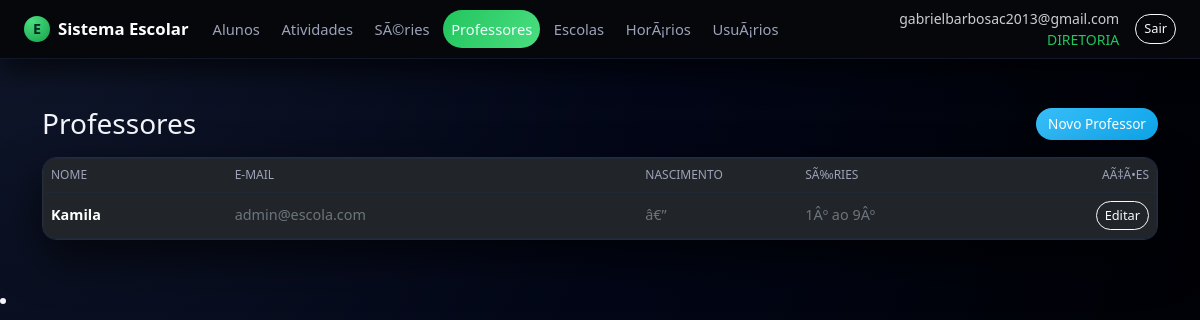
Page /professores/ (signed in) on the committed database.
### app.py (models this page shows, shortened)
class Usuario(db.Model, UserMixin):
    __tablename__ = "usuario"
    id = db.Column(db.Integer, primary_key=True)
    email = db.Column(db.String(120), unique=True, nullable=False)
    senha_hash = db.Column(db.String(255), nullable=False)
    papel = db.Column(db.String(30), nullable=False, default="ALUNO")
    ativo = db.Column(db.Boolean, nullable=False, default=True)
    created_at = db.Column(db.DateTime, nullable=False, default=datetime.utcnow)
    aluno_id = db.Column(db.Integer, db.ForeignKey("aluno.id"), nullable=True)
    aluno = db.relationship("Aluno", lazy="joined")
    recovery_code1 = db.Column(db.String(255), nullable=True)
    recovery_code2 = db.Column(db.String(255), nullable=True)
    recovery_code3 = db.Column(db.String(255), nullable=True)
    recovery_codes_shown = db.Column(db.Boolean, nullable=False, default=False)
    def papel_upper(self):
        return (self.papel or "").upper()
    def is_diretoria(self):
        return self.papel_upper() == "DIRETORIA"

class Professor(db.Model):
    __tablename__ = "professor"
    id = db.Column(db.Integer, primary_key=True)
    usuario_id = db.Column(db.Integer, db.ForeignKey("usuario.id"), nullable=False, unique=True)
    usuario = db.relationship("Usuario", lazy="joined")
    nome = db.Column(db.String(120), nullable=False)
    data_nascimento = db.Column(db.Date, nullable=True)
    series = db.relationship("Serie", secondary=professor_serie, lazy="subquery")

### app.py (the view)
@app.route("/professores/")
@login_required
def professores_listar():
    if not current_user.is_diretoria():
        flash("Você não tem permissão para acessar Professores.", "warning")
        return redirect(url_for("index"))
    itens = Professor.query.order_by(Professor.nome.asc()).all()
    return render_template("professores/listar.html", itens=itens)

### app.py (called while the page is built)
@login_manager.user_loader
def load_user(uid):
    return db.session.get(Usuario, int(uid))

@app.context_processor
def inject_can():
    return dict(can=can)

### templates/professores/listar.html (shortened to what this page needs)
{% extends "base.html" %}
{% block content %}
<div class="container py-4">
  <div class="d-flex justify-content-between align-items-center mb-3">
    <h3 class="mb-0">Professores</h3>
    <a href="{{ url_for('professores_novo') }}" class="btn btn-primary">
      Novo Professor
    </a>
  </div>
  <div class="card">
    <div class="card-body p-0">
      <div class="table-responsive">
        <table class="table table-dark align-middle mb-0">
          <thead>
            <tr>
              <th>NOME</th>
              <th>E-MAIL</th>
              <th style="width:160px">NASCIMENTO</th>
              <th>SÃ‰RIES</th>
              <th class="text-end" style="width:120px">AÃ‡Ã•ES</th>
            </tr>
          </thead>
          <tbody>
            {% for p in itens %}
              <tr>
                <td class="fw-semibold">{{ p.nome }}</td>
                <td class="text-secondary">
                  {{ p.usuario.email if p.usuario else 'â€”' }}
                </td>
                <td class="text-secondary">
                  {{ p.data_nascimento.strftime('%d/%m/%Y') if p.data_nascimento else 'â€”' }}
                </td>
                <td class="text-secondary">
                  {% set nomes = (p.series | map(attribute='nome') | list) if p.series else [] %}
                  {% set ns = namespace(nums=[], ok=true) %}
                  {% for n in nomes %}
                    {% set t = (n|string)|trim %}
                    {% if t and (t[0].isdigit()) %}
                      {% if t|length >= 2 and t[0].isdigit() and t[1].isdigit() %}
                        {% set num = (t[0:2])|int %}
                      {% else %}
                        {% set num = (t[0:1])|int %}
                      {% endif %}
                      {% set ns.nums = ns.nums + [num] %}
                    {% else %}
                      {% set ns.ok = false %}
                    {% endif %}
                  {% endfor %}
                  {% if ns.nums and ns.ok %}
                    {% set mn = ns.nums|min %}
                    {% set mx = ns.nums|max %}
                    {{ mn }}Âº{% if mx != mn %} ao {{ mx }}Âº{% endif %}
                  {% else %}
                    {{ p.series_str() or 'â€”' }}
                  {% endif %}
                </td>
                <td class="text-end">
                  <a class="btn btn-outline-light btn-sm" href="{{ url_for('professores_editar', id=p.id) }}">
                    Editar
                  </a>
                </td>
              </tr>
            {% else %}
              <tr>
                <td colspan="5" class="text-center text-secondary py-4">
                  Nenhum professor cadastrado.
                </td>
              </tr>
            {% endfor %}
          </tbody>
        </table>
      </div>
    </div>
  </div>
</div>
{% endblock %}

### templates/base.html (shortened to what this page needs)
<!doctype html>
<html lang="pt-BR">
<head>
  <link
    href="https://cdn.jsdelivr.net/npm/bootstrap@5.3.3/dist/css/bootstrap.min.css"
    rel="stylesheet"
  >
  <link rel="stylesheet" href="{{ url_for('static', filename='css/style.css') }}">
</head>
<body class="app-body">
  <header class="app-navbar navbar navbar-expand-lg navbar-dark">
    <div class="container-fluid px-3 px-lg-4">
      <a class="navbar-brand d-flex align-items-center gap-2" href="{{ url_for('index') }}">
        <span class="brand-icon">E</span>
        <span class="fw-semibold">Sistema Escolar</span>
      </a>
      {% if current_user.is_authenticated %}
        {% set papel = current_user.papel_upper() %}
        <div class="collapse navbar-collapse" id="mainNav">
          <ul class="navbar-nav me-auto mb-2 mb-lg-0 app-menu">
            <li class="nav-item">
              <a class="nav-link {% if request.endpoint and 'alunos' in request.endpoint %}active{% endif %}"
                 href="{{ url_for('alunos_list') }}">
                Alunos
              </a>
            </li>
            <li class="nav-item">
              <a class="nav-link {% if request.endpoint and 'atividades_' in request.endpoint %}active{% endif %}"
                 href="{{ url_for('atividades_listar') }}">
                Atividades
              </a>
            </li>
            {% if papel == 'DIRETORIA' %}
              <li class="nav-item">
                <a class="nav-link {% if request.endpoint and 'series_' in request.endpoint %}active{% endif %}"
                   href="{{ url_for('series_list') }}">
                  SÃ©ries
                </a>
              </li>
               <li class="nav-item">
   <a class="nav-link {% if request.endpoint and 'professores' in request.endpoint %}active{% endif %}"
     href="{{ url_for('professores_listar') }}">
    Professores
  </a>
</li>
              <li class="nav-item">
                <a class="nav-link {% if request.endpoint and 'escolas_' in request.endpoint %}active{% endif %}"
                   href="{{ url_for('escolas_list') }}">
                  Escolas
                </a>
              </li>
              <li class="nav-item">
                <a class="nav-link {% if request.endpoint and 'horarios_' in request.endpoint %}active{% endif %}"
                   href="{{ url_for('horarios_list') }}">
                  HorÃ¡rios
                </a>
              </li>
              <li class="nav-item">
                <a class="nav-link {% if request.endpoint and 'usuarios_' in request.endpoint %}active{% endif %}"
                   href="{{ url_for('usuarios_list') }}">
                  UsuÃ¡rios
                </a>
              </li>
            {% endif %}
          </ul>
          <div class="d-flex align-items-center gap-3">
            <div class="text-end small text-muted d-none d-md-block">
              <div>{{ current_user.email }}</div>
              <div class="text-accent">{{ papel }}</div>
            </div>
            <form method="post" action="{{ url_for('logout') }}">
              <button class="btn btn-sm btn-outline-light" type="submit">Sair</button>
            </form>
          </div>
        </div>
      {% endif %}
    </div>
  </header>
  <main class="app-main container-fluid px-3 px-lg-4 py-4">
    <div class="page-wrapper">
      {% block content %}{% endblock %}
    </div>
  </main>
  <li class="nav-item">
</li>
</body>
</html>

### static/css/style.css (style rules this page uses)
:root { --bg-body: #05070b; --bg-elevated: #10141f; --bg-elevated-soft: #181d2a; --bg-navbar: #05070b; --border-soft: #262c3c; --text-main: #f4f5fb; --text-muted: #9ca3b8; --accent: #22c55e; --accent-soft: rgba(34, 197, 94, 0.15); --danger-soft: rgba(239, 68, 68, 0.15); --radius-lg: 16px; --radius-md: 10px; --shadow-soft: 0 18px 45px rgba(0, 0, 0, 0.65); }
.app-body { background: radial-gradient(circle at top left, #10172a 0, #020617 45%, #000 100%); color: var(--text-main); min-height: 100vh; font-family: system-ui, -apple-system, BlinkMacSystemFont, "Segoe UI", sans-serif; }
.app-navbar { background-color: var(--bg-navbar); border-bottom: 1px solid #111827; box-shadow: 0 10px 30px rgba(0, 0, 0, 0.7); position: sticky; top: 0; z-index: 1030; }
.app-navbar .navbar-brand { font-size: 1.05rem; }
.brand-icon { width: 26px; height: 26px; border-radius: 999px; background: radial-gradient(circle at 30% 20%, #4ade80, #16a34a); display: inline-flex; align-items: center; justify-content: center; font-size: 0.9rem; font-weight: 700; color: #022c22; }
.app-menu .nav-link { font-size: 0.92rem; color: var(--text-muted); padding-inline: 0.9rem; border-radius: 999px; margin-right: 0.35rem; transition: all 0.18s ease-out; }
.app-menu .nav-link.active { color: #ecfeff; background: linear-gradient(120deg, #22c55e, #4ade80); }
.app-main { color: var(--text-main); max-width: 1200px; margin-inline: auto; }
.page-wrapper { display: flex; flex-direction: column; gap: 1.5rem; }
.card { background-color: var(--bg-elevated); border-radius: var(--radius-lg); border: 1px solid var(--border-soft); box-shadow: var(--shadow-soft); }
.table { color: var(--text-main); font-size: 0.9rem; margin-bottom: 0; }
.table thead { background: linear-gradient(90deg, #020617, #020617); }
.table thead th { color: #9ca3b8; border-bottom: 1px solid #1f2933 !important; font-weight: 500; text-transform: uppercase; font-size: 0.75rem; }
.table tbody tr { background-color: var(--bg-elevated-soft); }
.table td, .table th { border-color: #111827 !important; }
.btn { border-radius: 999px; font-size: 0.85rem; }
.btn-primary { background: linear-gradient(135deg, #38bdf8, #0ea5e9); border: none; }
.btn-outline-light { border-radius: 999px; font-size: 0.8rem; }
.text-accent { color: var(--accent); }
.card { position: relative; border-radius: 14px; overflow: hidden; }
.card::after { content: ""; position: absolute; inset: 0; border-radius: 14px; pointer-events: none; box-shadow: inset 0 0 0 1px #1f2937; }
.app-navbar .text-muted { color: rgba(255, 255, 255, 0.80) !important; }
.app-navbar .text-muted div:first-child { font-weight: 500; }

### rows in the picture
Usuario: email "gabrielbarbosac2013@gmail.com"
Professor: nome "Kamila", usuario "admin@escola.com", data_nascimento "â€”", mn "1", mx "9"

### other values in the picture
{{ papel }} "DIRETORIA"
